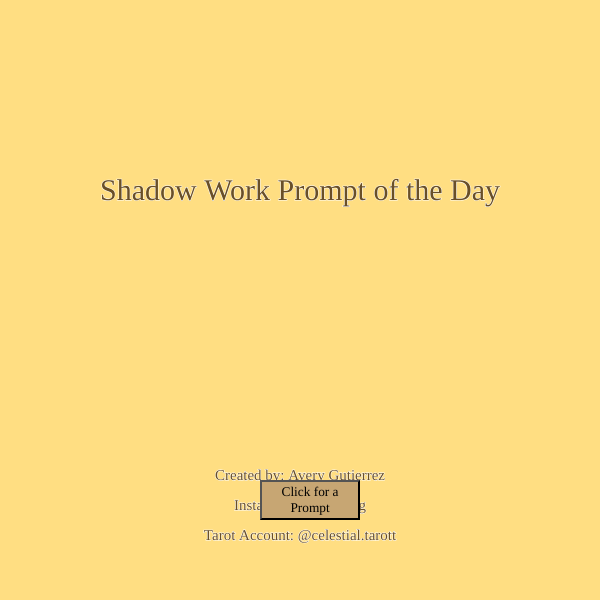
Frame 1 (no input)
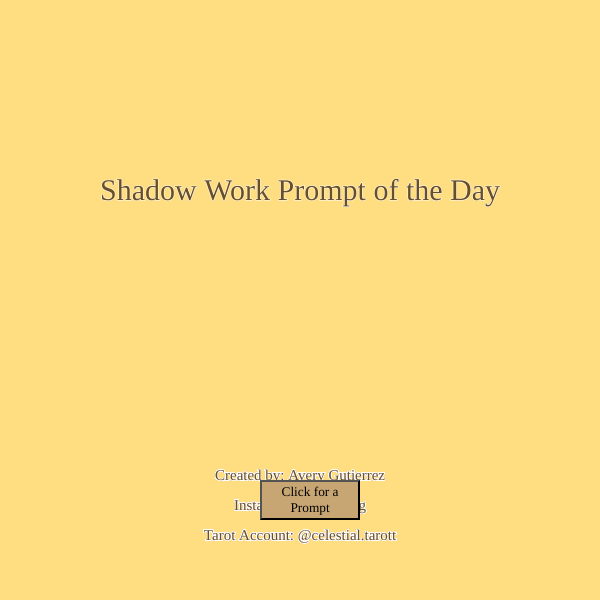
Frame 60 (no input)
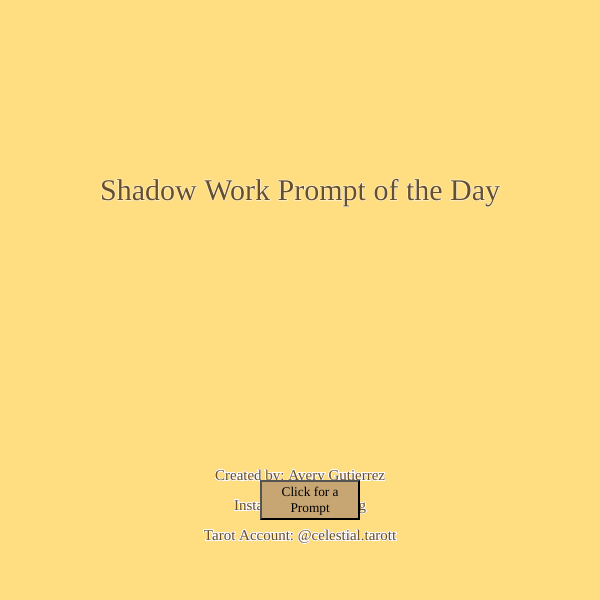
Frame 120 (the mouse pressed at the canvas centre since frame 60)

The p5.js sketch that drew these frames (run headless with seeded random() and noise() and a simulated clock; from frame 60 on, the mouse is pressed at the canvas centre):

// p5.js sketch
// ── sketch.js
let shadow = ['Do I believe/trust in myself? why or why not?', 
'How can you better your relationship with yourself?',
'What makes you feel resilient?',
'Do you respect your own boundaries that you set? why or why not?',       'What is your relationship with control? What can/cant you control?',
'How can you incorporate more time for yourself within the day?',
'Do you feel bad taking breaks/resting? why? Where does this stem from?',
'What is my definition of failure? How do I feel when failure occurs?',
'How can I move forward from my setbacks?',
'What can I learn from my shadow self?',
'What is my relationship with my parents? How does this affect me now?',
'What helps me cope and why? Is this mechanism healthy?',
'What is a healthy coping mechanism I would like to try? How would this benefit me?',
'What brought me joy as a child? what can I do to bring that same joy back?',
'When I judge others, what am I projecting? Where does this stem from?', 'What does validation mean to me? Is it important?',
'What do I love the most about life?',
'Who am I? Am I aware of myself and who I am?', 
'What adjective would trigger you the most and why? (ex. lazy, stubborn).',
'What is my definition of failure?', 
'How does asking for help make me feel? Can I ask for help easily?',
'Can I express myself freely, why or why not?',
'What are 20 things I love the most about myself?', 
'What do I need to forgive myself for?',
'When I think about my future I am most afraid of...? And why?',
'Can you spend quality alone time with yourself? Why or why not?', 
'Name some goals you have accomplished, big & small, how did this make you feel?',
'How can I bring more balance into my life?',
'Am I able to voice my needs? Why or why not?', 
'How can I turn my dreams into a reality? Plan out the steps.',
'Which emotion do you have a hard time expressing? Why?', 
'What is one complement you struggle to accept about yourself? Why?',
'What makes you feel the most confident? Why?', 'What are some patterns that keep repeating in my life that dont serve me?', 'How are my projections a reflection of my insecurites?', 'What was something that wasnt accepted as a child? How can I accept this now?', 'What didnt I recieve growing up and how can I give that to myself now?','What are some steps I can take to accept and love myself?', 'Write a letter to someone who hurt you', 'Do you confuse love with attachment? How do you know?', 'Reflect on how far youve come and how much youve grown', 'list 20 things youre greatful for'];



let sha;


let wrds;
let button;

let w = 600
let h = 600
let img;
 

function setup() {
  createCanvas(600, 600);
  button = createButton('Click for a Prompt');
  button.mousePressed(buttonPressed);
  button.position(260, 480);
  button.size(100,40);
  button.style ('background-color', '#c7a673');
  button.style("font-family", "Bodoni");
  background(255, 222, 130);
  //frameRate(60);
  title();
  backg1 = random();
  backg2 = random();
  backg3 = random();
 

  
}

function draw() {
 source();
}

function buttonPressed() {
  sha = int(random(shadow.length));
  wrds = shadow[sha] + ' ' ;
  prompt();
  console.log(wrds);
}



function title() {
  textFont ('Georgia');
  textSize(30);
  stroke(255);
  fill (105, 79, 40);
  textAlign(CENTER);
  text('Shadow Work Prompt of the Day', w/2, h/3);
  
}

function prompt() {
  background(255, 222, 130);
  title();
  textAlign(CENTER);
  textSize(25);
  text('Journal Prompt:', w/2, h/2);
  textSize(15);
  textFont ('Helvetica');
  text(wrds, width*0.5, height*0.55)
}


function source(){
   textFont ('Georgia');
  textSize(15);
  text('Created by: Avery Gutierrez', width*0.5, height*0.80)
  text('Instagram: @avery.zg',width*0.5, height*0.85)
  text('Tarot Account: @celestial.tarott',width*0.5, height*0.90)
}
